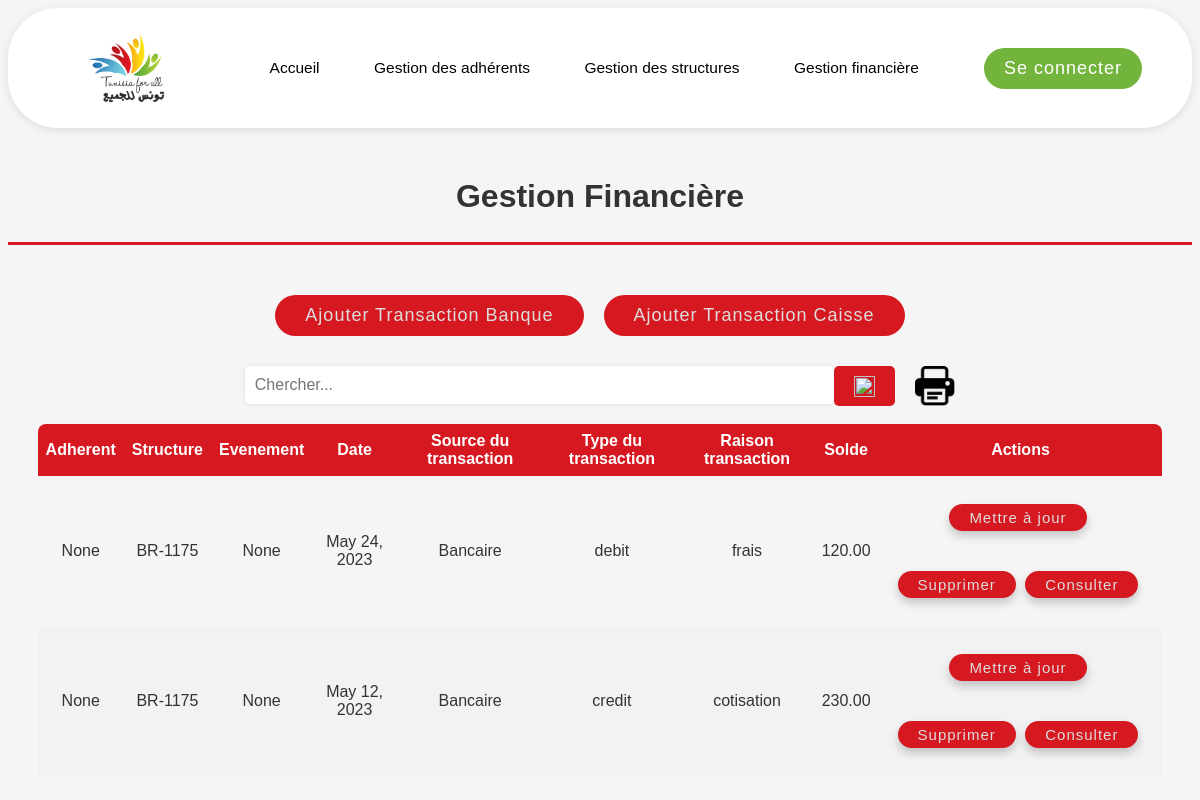
Page /gestion_financiere/ on the earlier database version.
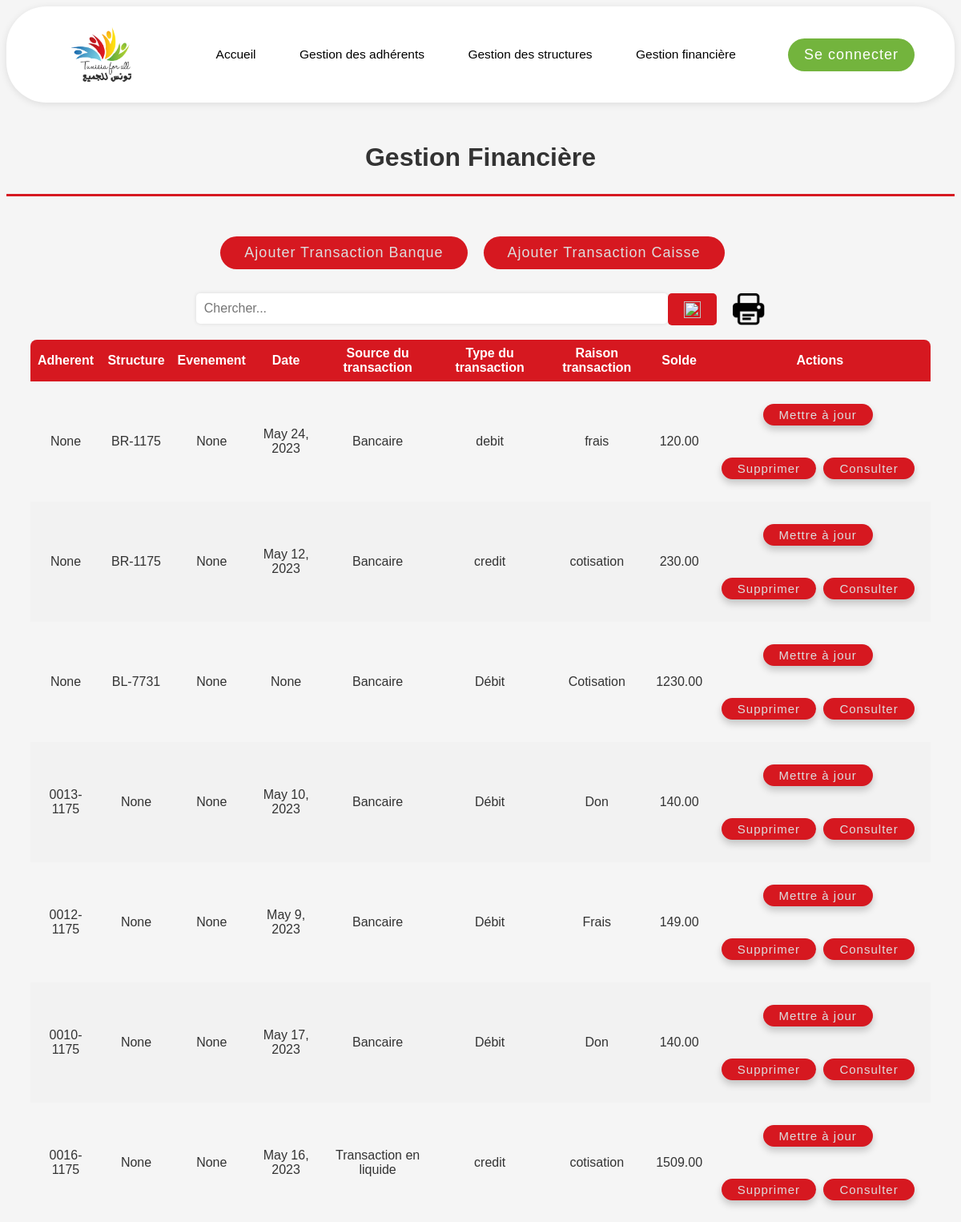
Same page on the later database version.
### base/models.py (models this page shows, shortened)
class BanqueTransactions(models.Model):
    structure = models.ForeignKey(Structure, on_delete=models.CASCADE ,null=True, blank=True)
    évènement = models.ForeignKey(Evenement, on_delete=models.CASCADE ,null=True, blank=True)
    adhérent = models.ForeignKey(Adherent, on_delete=models.CASCADE ,null=True, blank=True)
    date = models.DateField(null=True, blank=True)
    entreprise = models.CharField(max_length=50)
    libellé = models.CharField(max_length=50)
    banque = models.CharField(max_length=50)
    numéro_du_chèque = models.CharField(max_length=20)
    TRANSACTION_CHOICES = (
        ('Crédit', 'Credit'),
        ('Débit', 'Debit'),
    )
    type_de_transaction = models.CharField(max_length=6, choices=TRANSACTION_CHOICES)
    solde = models.DecimalField(max_digits=10, decimal_places=2)
    justificatif_bancaire = models.ImageField(upload_to='img/', null=True, blank=True)
    REASON_CHOICES = (
        ('Don', 'Don'),
        ('Cotisation', 'Cotisation'),
        ('Frais', 'Frais'),
        ('Profits', 'profits'),
    )
    raison_de_transaction = models.CharField(max_length=20, choices=REASON_CHOICES, default='don')

class Structure(models.Model):
    BN = 'BN'
    BR = 'BR'
    BL = 'BL'
    PR = 'PR'
    TYPE_CHOICES = [
        (BN, 'Bureau National'),
        (BR, 'Bureau regional'),
        (BL, 'Bureau Local'),
        (PR, 'Projet'),
    ]
    code_structure = models.CharField(max_length=6)
    type = models.CharField(max_length=2, choices=TYPE_CHOICES)
    libellé = models.CharField(max_length=20)
    rue = models.CharField(max_length=20)
    gouvernorat = models.ForeignKey(Governat, on_delete=models.CASCADE , related_name='structures')
    délégation = models.ForeignKey(Delegation, on_delete=models.CASCADE , related_name='structures')
    code_postal = models.CharField(max_length=4)
    numéro_de_téléphone = models.CharField(max_length=20)
    adresse_email = models.EmailField()
    date_de_création = models.DateField()
    date_ag = models.DateField()
    exclude_fields = ['date_creation', 'date_ag']
    def __str__(self):
       return self.code_structure

class Adherent(models.Model):
    user = models.OneToOneField(User, on_delete=models.CASCADE , related_name='adherent')
    code = models.CharField(max_length=8)
    photo_de_profile= models.ImageField(upload_to='img/',null=True, blank=True)
    structure = models.ForeignKey(Structure, on_delete=models.CASCADE , related_name='adherents', default = 1)
    TYPE_ADHERENT_CHOICES = (
    ('Membre fondateur', 'Membre fondateur'),
    ('Membre actif', 'Membre actif'),
    ('Membre actif jeune', 'Membre actif jeune'),
    ('Soutien', 'Soutien'),
    ('Président', 'Président'),
    ('Directeur Executif', 'Directeur Executif'),
    ('Trésorier', 'Trésorier'),
    ('Simple membre', 'Simple membre'),
    )
    type_adhérent = models.CharField(max_length=20, choices=TYPE_ADHERENT_CHOICES)
    GENRE_CHOICES = (
        ('M', 'M.'),
        ('F', 'Mme.'),
    )
    genre = models.CharField(max_length=1, choices=GENRE_CHOICES)
    nom = models.CharField(max_length=50)
    prénom = models.CharField(max_length=50)
    DOCUMENT_IDENTITE_CHOICES = (
        ('CI', 'Carte d\'identité'),
        ('CS', 'Carte de séjour'),
    )
    type_document_identité = models.CharField(max_length=2, choices=DOCUMENT_IDENTITE_CHOICES,null=True)
    numero_document_identité = models.CharField(max_length=8)
    nationalité = models.CharField(max_length=50)
    date_de_naissance = models.DateField()
    lieu_de_naissance = models.CharField(max_length=50)
    profession = models.CharField(max_length=50)
    numéro_de_téléphone = models.CharField(max_length=20)
    adresse_email = models.EmailField(max_length=50)
    COMMISSION_CHOICES = (
        ('Enseignement, Sciences et Technologies', 'Enseignement, Sciences et Technologies'),
        ('Développement et emploi', 'Développement et emploi'),
        ('Santé et social', 'Santé et social'),
        ('Culture, tourisme et environnement', 'Culture, tourisme et environnement'),
        ('Autre', 'Autre'),
    )
    commissions = models.CharField(max_length=(50), choices=COMMISSION_CHOICES,null=True,blank=True)
    date_adhésion = models.DateField(blank=True, null=True)
    date_depart = models.DateField(null=True, blank=True)
    motif_depart = models.CharField(max_length=50, null=True, blank=True)
    cotisation_annuelle = models.CharField(max_length=50, default='non payée')
    exclude_fields = ['date_adhesion', 'date_naissance']
    def __str__(self):
        return self.code

class CaisseTransactions(models.Model):
    structure = models.ForeignKey(Structure, on_delete=models.CASCADE ,null=True, blank=True)
    évènement = models.ForeignKey(Evenement, on_delete=models.CASCADE ,null=True, blank=True)
    adhérent = models.ForeignKey(Adherent, on_delete=models.CASCADE ,null=True, blank=True)
    date = models.DateField(null=True, blank=True)
    entreprise = models.CharField(max_length=50)
    libellé = models.CharField(max_length=50)
    recu_numéro = models.CharField(max_length=20)
    TRANSACTION_CHOICES = (
        ('Crédit', 'Credit'),
        ('Débit', 'Debit'),
    )
    type_de_transaction = models.CharField(max_length=6, choices=TRANSACTION_CHOICES)
    solde = models.DecimalField(max_digits=10, decimal_places=2)
    justificatif_caisse = models.ImageField( upload_to='img/',null=True, blank=True)
    REASON_CHOICES = (
        ('Don', 'Don'),
        ('Cotisation', 'Cotisation'),
        ('Frais', 'Frais'),
        ('Profits', 'profits'),
    )
    raison_de_transaction = models.CharField(max_length=20,choices= REASON_CHOICES, default='don')

### base/views.py (the view)
# urls.py: path('gestion_financiere/' , views.gestion_financiere , name="gestion_financiere"),
def gestion_financiere(request):
    banque_transactions = BanqueTransactions.objects.all()
    caisse_transactions = CaisseTransactions.objects.all()
    transactions = list(banque_transactions) + list(caisse_transactions)
    for transaction in transactions:
     if isinstance(transaction, BanqueTransactions):
        transaction.type_transaction = "Bancaire"
     elif isinstance(transaction, CaisseTransactions):
        transaction.type_transaction = "Transaction en liquide"
    context = {'transactions': transactions }
    return render(request, 'base/gestion_financiere.html', context)

### base/templatetags/transaction_filters.py (called while the page is built)
@register.filter
def is_banque_transaction(transaction):
    return isinstance(transaction, BanqueTransactions)

### base/templates/base/gestion_financiere.html (shortened to what this page needs)
{% extends 'main.html' %}
{% load static %}
{% load transaction_filters %}
{% block content %}
<!DOCTYPE html>
<html>
<head>
</head>
<body>
    <h2>Gestion Financière</h2>
    <hr class="hrfinance">
    <div class = "features">
        <button class="finance-button"><a href="{% url 'create-banque-transaction' %}">Ajouter Transaction Banque</a></button>
        <button class="finance-button"><a href="{% url 'create-caisse-transaction' %}">Ajouter Transaction Caisse</a></button>
    </div>
    <div class="page-content">
        <form id="search-form" class="search-container" action="{% url 'gestion_financiere' %}">
            <input type="text" class="textbox" id="search-input" name="q" placeholder="Chercher...">
            <button type="submit" class="finance-button"><i><img src="{% static 'img/search.png' %}"></i></button>
            <img class="print" src="{% static 'img/print.png' %}" height="40px" width="40px" onclick="printTable()">
        </form>
        <div class="finance-table">
            <table>
                <thead>
                    <tr>
                        <th>Adherent</th>
                        <th>Structure</th>
                        <th>Evenement</th>
                        <th>Date</th>
                        <th>Source du transaction</th>
                        <th>Type du transaction</th>
                        <th>Raison transaction</th>
                        <th>Solde</th>
                        <th>Actions</th>
                    </tr>
                </thead>
                <tbody>
                    {% for transaction in transactions %}
                    <tr>
                        <td>{{ transaction.adhérent }}</td>
                        <td>{{ transaction.structure }}</td>
                        <td>{{ transaction.évènement }}</td>
                        <td>{{ transaction.date }}</td>
                        <td>{{ transaction.type_transaction }}</td>
                        <td>{{ transaction.type_de_transaction }}</td>
                        <td>{{ transaction.raison_de_transaction }}</td>
                        <td>{{ transaction.solde }}</td>
                        <td>
                            {% if transaction|is_banque_transaction %}
                                <button class="finance-button"><a href="{% url 'update-banque-transaction' transaction.id %}" class="btn-update">Mettre à jour</a></button>
                            {% else %}
                                <button class="finance-button"><a href="{% url 'update-caisse-transaction' transaction.id %}" class="btn-update">Mettre à jour</a></button>
                            {% endif %}
                            {% if transaction|is_banque_transaction %}
                                <button class="finance-button"><a href="{% url 'delete-banque-transaction' transaction.id %}">Supprimer</a></button>
                            {% else %}
                                <button class="finance-button"><a href="{% url 'delete-caisse-transaction' transaction.id %}">Supprimer</a></button>
                            {% endif %}
                            <button class="finance-button"><a href="">Consulter</a></button>
                        </td>
                    </tr>
                    {% endfor %}
                </tbody>
            </table>
        </div>
    </div>
</body>
</html>
{% endblock %}

Differences in the rows shown:
added BanqueTransactions: shows "Mettre à jour", shows "Supprimer"
added BanqueTransactions: shows "Mettre à jour", shows "Supprimer"
added BanqueTransactions: shows "Mettre à jour", shows "Supprimer"
added BanqueTransactions: shows "Mettre à jour", shows "Supprimer"
added CaisseTransactions: shows "Mettre à jour", shows "Supprimer"
